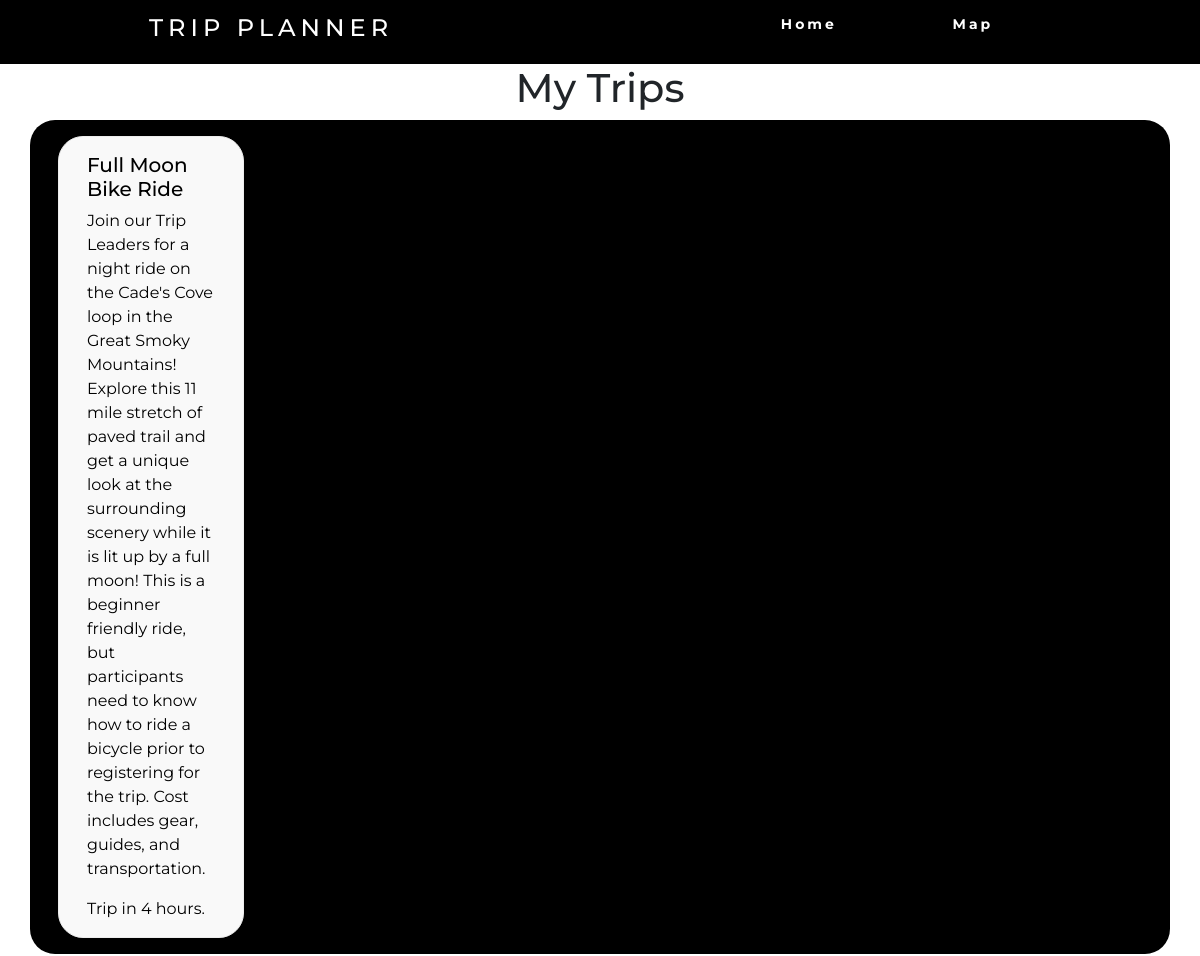
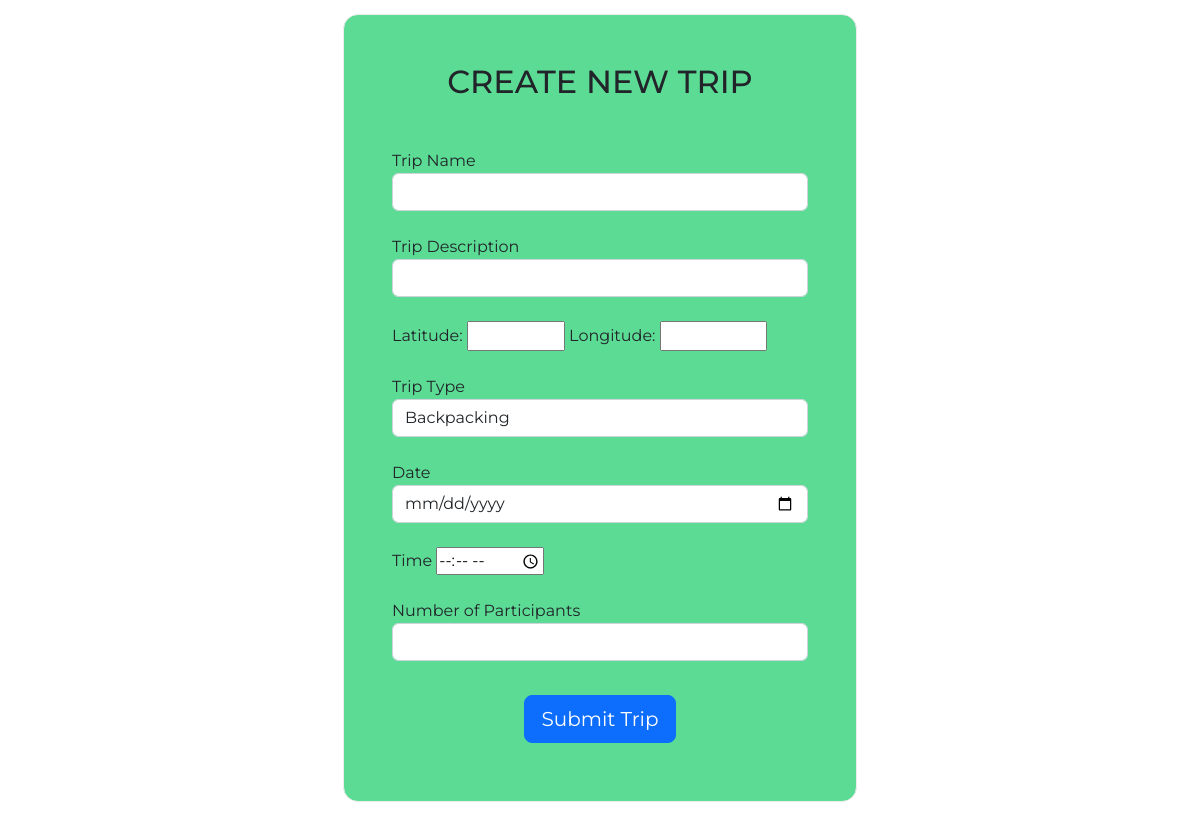
The page /events (signed in) on the database its author committed (2 pictures, top to bottom).
### website/models.py (models this page shows)
class Trip(db.Model):
    id = db.Column(db.Integer, primary_key=True)
    name = db.Column(db.String(50))
    desc = db.Column(db.String(10000))
    trip_type = db.Column(db.Integer)
    date = db.Column(db.DateTime())
    num_people = db.Column(db.Integer)
    user_id = db.Column(db.Integer, db.ForeignKey('user.id'))
    latitude = db.Column(db.Float)
    longitude = db.Column(db.Float)

### website/views.py (the view, shortened to what this page needs)
@views.route('events', methods=['GET', 'POST'])
@login_required
def events():
    return render_template("events.html", user=current_user, time_till=time_till.count_time)

### website/__init__.py (called while the page is built)
def create_app():
    app = Flask(__name__)
    app.config['SECRET_KEY'] = 'hjshjhdajah'
    app.config['SQLALCHEMY_DATABASE_URI'] = f'sqlite:///{DB_NAME}'
    app.config['SQLALCHEMY_TRACK_MODIFICATIONS'] = False
    db.init_app(app)
    from .views import views
    from .auth import auth
    app.register_blueprint(views, url_prefix='/')
    app.register_blueprint(auth, url_prefix='/')
    from .models import User, Trip
    create_database(app)
    login_manager = LoginManager()
    login_manager.login_view = 'auth.login'
    login_manager.init_app(app)
    @login_manager.user_loader
    def load_user(id):
        return User.query.get(int(id))
    return app

### website/time_till.py (called while the page is built)
def count_time(event_date):
    tz = timezone('EST')
    now_time = datetime.now(tz)
    time_delta = event_date.replace(tzinfo=None) - now_time.replace(tzinfo=None)
    days = time_delta.days
    seconds = time_delta.seconds
    if days == 356:
        string = "Trip in 1 year."
    elif days > 365:
        if days % 365 == 0:
            string = "Trip in {} years".format(days/365)
        else:
            string = "Trip in {} years, {} days.".format(days//365,days%365)
    elif days < 365:
        if days == 0:
            string = "Trip in {} hours.".format(seconds // (60*60))
        elif days > 0:
            string = "Trip in {} days.".format(days)
        else :
            string = "Trip has allready occured."
    return string

### website/templates/events.html (shortened to what this page needs)
<!DOCTYPE html>
<html>
    <head>
        <link href="https://cdn.jsdelivr.net/npm/bootstrap@5.2.1/dist/css/bootstrap.min.css" rel="stylesheet">
        <link rel="stylesheet" href="https://cdn.jsdelivr.net/npm/bootstrap-icons@1.9.1/font/bootstrap-icons.css">
        <link rel="stylesheet" href="../static/css/events.css">
        <link rel="stylesheet" href="../static/css/navbar.css">
        <link rel="stylesheet" href="https://cdn.jsdelivr.net/npm/@fortawesome/fontawesome-free@6.1.2/css/fontawesome.min.css">
    </head>
    <body>
        <nav>
            <div class="navheading">
                <h4>Trip Planner</h4>
            </div>
            <ul class="nav-links">
                <li><a href="/">Home</a></li>
                <li><a href="/map">Map</a></li>
            </ul>
        </nav>
        {% if user.trip %}
        <h1 align="center">My Trips</h1>
        <div class="container" style="margin: auto; background-color: black; border-radius: 25px">
            <div class="row mx-auto" >
                {% for trip in user.trip %}
                <div class="card col-lg-2 col-sm-12">
                    <a href="/trip-summary/{{trip.id}}" class="button">
                    <div class="card-body">
                        <h5 id="{{trip.id}}" class="link card-title" >{{trip.name}}</h5>
                        <p class="card-text">{{trip.desc}}</p>
                        <p class="card-text">{{time_till(trip.date)}}</p>
                    </div>
                    </a>
                </div>
                {% endfor %}
                </div>
            </div>
        {% endif %}
        <div class="mask d-flex align-items-center h-100">
            <div class="container h-100">
            <div class="row d-flex justify-content-center align-items-center h-100">
                <div class="col-12 col-md-9 col-lg-7 col-xl-6">
                <div class="card" style="border-radius: 15px; background-color: #5cdb95">
                    <div class="card-body p-5">
                    <h2 class="text-uppercase text-center mb-5">Create New Trip</h2>
                    <form method="POST">
                        <div class="form-outline mb-4">
                        <label for="name">Trip Name</label>
                        <input type="name" class="form-control" id="name" name="name"/>
                        </div>
                        <div class="form-outline mb-4">
                        <label for="desc">Trip Description</label>
                        <input type="Description" class="form-control" id="desc" name="desc"/>
                        </div>
                        <div class="form-group mb-4">
                            <label for="lat">Latitude: </label>
                            <input type="number" step = .001 id="lat" name="lat" class="lat" min="-90" max="90">
                            <label for="lon">Longitude: </label>
                            <input type="number" step = .001 id="lon" name="lon" class="lon" min="-180" max="180">
                        </div>
                        <div class="form-group mb-4">
                            <label for="tripType">Trip Type</label>
                            <select class="form-control" id="tripType" name="tripType" onchange='CheckTripType(this.value);'>
                                <option value="1">Backpacking</option>
                            </select>
                        </div>
                        <div class="form-group mb-4">
                            <label for="tripdate">Date</label>
                            <input type="date" id="tripDate" name="tripDate" class="form-control" >
                        </div>
                        <div class="form-group mb-4">
                            <label for="tripTime">Time</label>
                            <input type="time" id="tripTime" name="tripTime">
                        </div>
                        <div class="form-outline mb-4">
                        <label for="num_people">Number of Participants</label>
                        <input type="number" class="form-control" id="num_people" name="num_people" min="1" max="1000"/>
                        </div>
                        <div class="d-flex justify-content-center">
                        <button name="submit_button" value="create trip" type="submit" class="btn btn-primary btn-block btn-lg" style="margin: 10px 0">Submit Trip</button>
                        </div>
                    </form>
                    </div>
                </div>
                </div>
            </div>
            </div>
        </div>
    </body>
</html>

### website/static/css/events.css (style rules this page uses)
body { font-family: "Montserrat"; }
.card { margin: 1rem; border-radius: 25px; background-color: rgb(249, 249, 249); border-color: rgb(237, 237, 237); }
a.button { -webkit-appearance: button; -moz-appearance: button; appearance: button; text-decoration: none; color: initial; }

### website/static/css/navbar.css (style rules this page uses)
nav { display: flex; justify-content: space-around; align-items: center; min-height: 8vh; background-color: black; font-family: "Montserrat", sans-serif; }
.nav-links { display: flex; justify-content: space-around; width: 30%; }
.nav-links li { list-style: none; }
.navheading { color: white; text-transform: uppercase; letter-spacing: 5px; font-size: 20px; }
.nav-links a { color: white; text-decoration: none; letter-spacing: 3px; font-weight: bold; font-size: 14px; padding: 14px 16px; }

### rows shown on the page
Trip: name "Full Moon Bike Ride", desc "Join our Trip Leaders for a night ride on the Cade's Cove loop in the Great Smoky Mountains! Explore this 11 mile stretch of paved trail and get a unique look at the surrounding scenery while it is lit up by a full moon! This is a beginner friendly ride, but participants need to know how to ride a bicycle prior to registering for the trip. Cost includes gear, guides, and transportation.", date "Trip in 4 hours."
